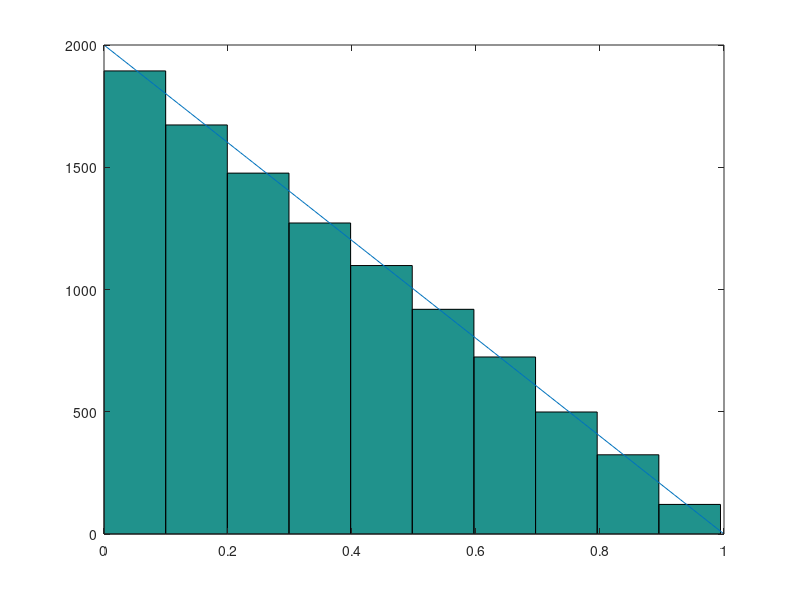

The MATLAB script that drew this image:
repeat = 10000;

results = zeros(1,repeat);

for i = 1:repeat
  sum = 2;
  a = 0;
  while sum > 1
    a = rand;
    sum = a + rand;
  endwhile
  results(i) = a;
endfor

hist(results,10);
hold;
x = 0:0.01:1;
plot(x,2000-2000*x);
